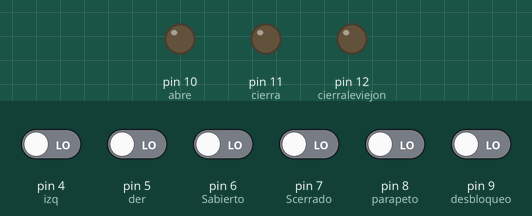
A sketch run on a simulated Arduino Uno, built with avr-gcc and run on an emulated ATmega328P. On the bench: output pins drawn as LEDs (lit = HIGH). The test bench sets the inputs (shaded band); at power-on: pin 4 (izq), pin 5 (der), pin 6 (Sabierto), pin 7 (Scerrado), pin 8 (parapeto), pin 9 (desbloqueo) LOW.

Above: at 1.2 s.
1.3 s: pin 4 (izq) driven HIGH
At 2.5 s:
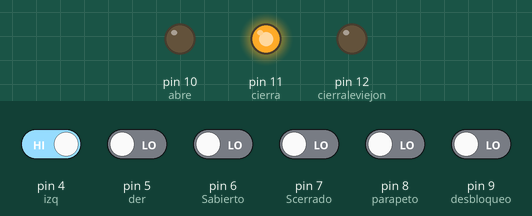
2.8 s: pin 5 (der) driven HIGH
At 3.6 s:
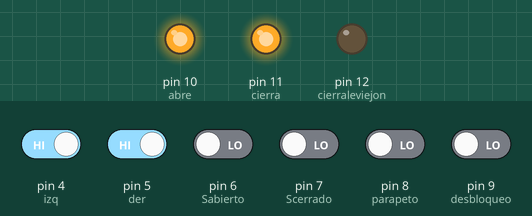
4.3 s: pin 6 (Sabierto) driven HIGH
At 4.8 s:
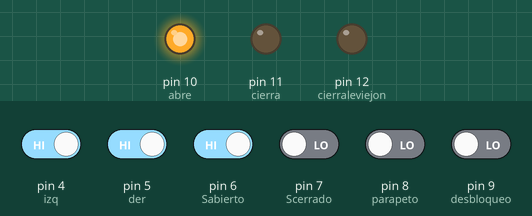
5.8 s: pin 9 (desbloqueo) driven HIGH
At 7.0 s:
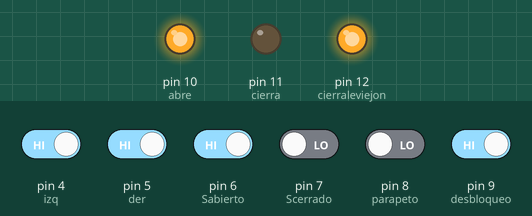
7.3 s: pin 7 (Scerrado) driven HIGH
At 8.2 s:
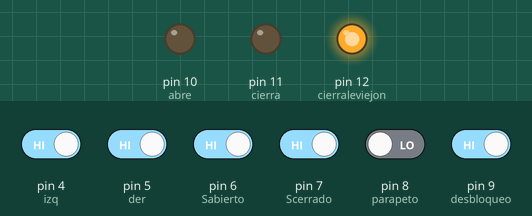
8.8 s: pin 8 (parapeto) driven HIGH
At 9.2 s:
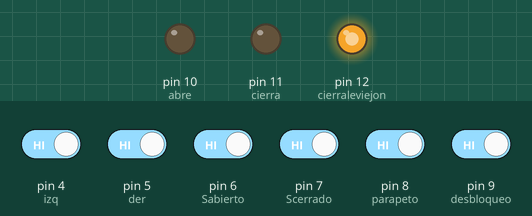
Timing chart, 0 to 11.3 s (numbered marks = the images above; inputs shaded):
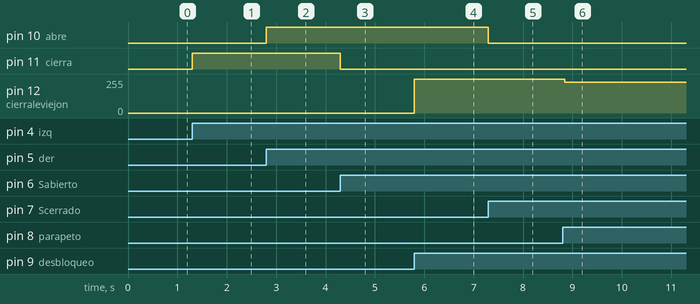

The sketch:

Cierre_manual.ino
```cpp
int izq=4;
int der=5;
int Sabierto=6;
int Scerrado=7;
int parapeto =8;
int desbloqueo=9;
int abre=10;
int cierra=11;
int cierraleviejon =12;
int Block;
int Unlock;


void setup() {

  pinMode(izq,INPUT);
  pinMode(der,INPUT);
  pinMode(Sabierto,INPUT);
  pinMode(Scerrado,INPUT);
  pinMode(parapeto,INPUT);
  pinMode(desbloqueo,INPUT);
  pinMode(abre,OUTPUT);
  pinMode(cierra,OUTPUT);
  pinMode(cierraleviejon,OUTPUT);
}

void loop() {


  if ((digitalRead(der) == HIGH) && (digitalRead(Scerrado) == LOW))

  { //Abre
    digitalWrite(abre,HIGH);
  }
  else
  {
    digitalWrite(abre,LOW);
  }

    if ((digitalRead(izq) == HIGH) && (digitalRead(Sabierto) ==LOW))

    //Cierra
    {
      digitalWrite(cierra,HIGH);
    }
    else
    {
      digitalWrite(cierra,LOW);
    }


   Block = digitalRead(parapeto);
   Unlock = digitalRead(desbloqueo);

   if (Block==HIGH)
{
  digitalWrite(cierraleviejon,LOW);
}

if (Unlock==HIGH)
{
  digitalWrite(cierraleviejon,HIGH);
}

  }
```

Measured:
- after the input at 1.3 s, pin 11 (cierra): LOW → HIGH at once
- after the input at 2.8 s, pin 10 (abre): LOW → HIGH at once
- after the input at 4.3 s, pin 11 (cierra): HIGH → LOW at once
- after the input at 5.8 s, pin 12 (cierraleviejon): 0/255 → 255/255 at once
- after the input at 7.3 s, pin 10 (abre): HIGH → LOW at once
- after the input at 8.8 s, pin 12 (cierraleviejon): 255/255 → 232/255 at once
